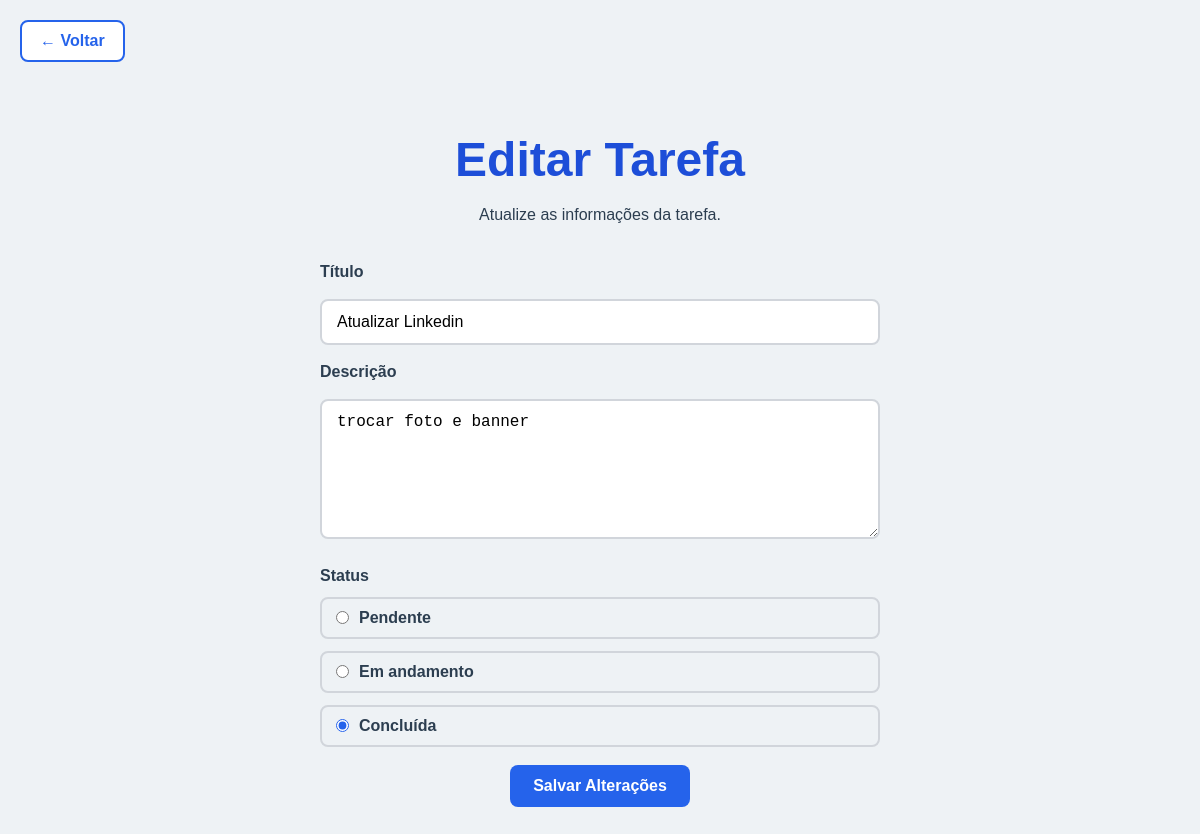
Page /editar/8 on the earlier database version.
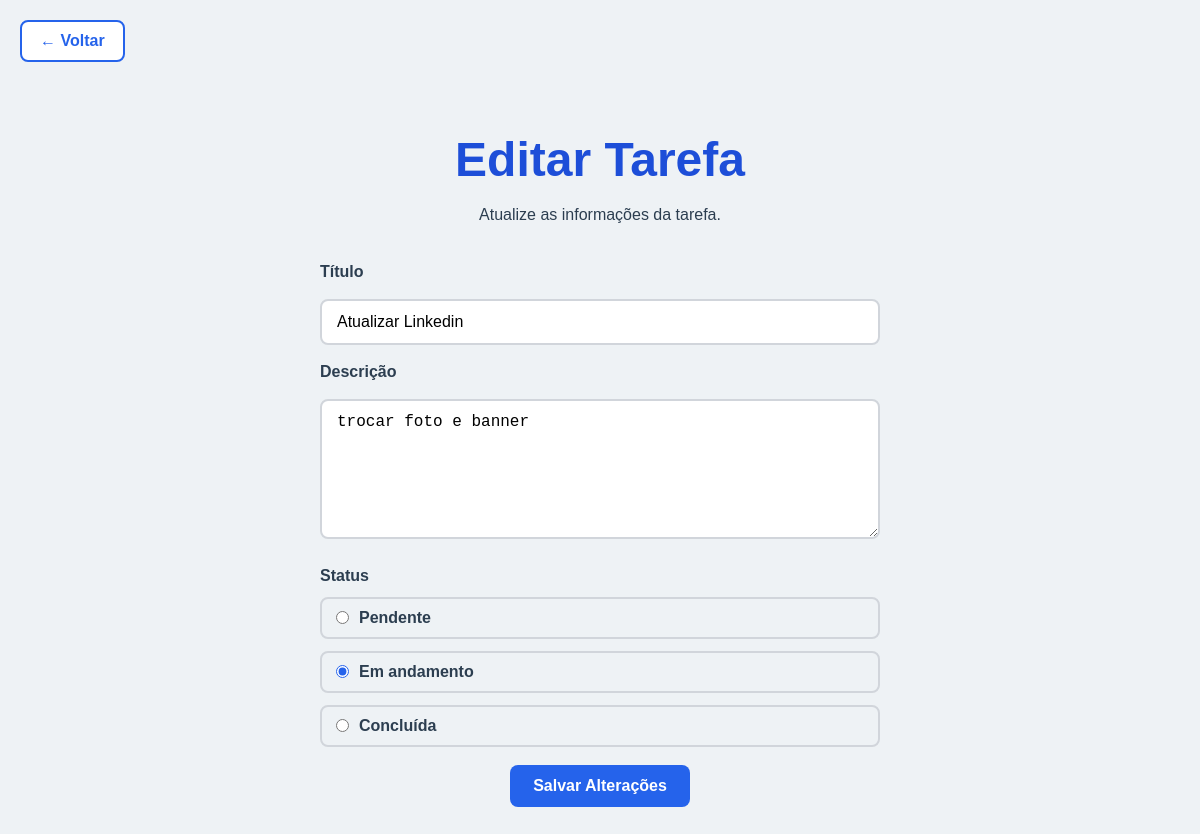
Same page on the later database version.
### tables this page shows
CREATE TABLE tarefas (

            id INTEGER PRIMARY KEY AUTOINCREMENT,

            titulo TEXT NOT NULL,

            descricao TEXT NOT NULL,

            status TEXT NOT NULL

        );

### src/app.py (the view, shortened to what this page needs)
@app.route("/editar/<int:id>", methods=["GET", "POST"])
@app.route("/editar/<int:id>", methods=["GET", "POST"])
def atualizar_tarefa(id):
    tarefa = buscar_tarefa(id)
    return render_template(
        "editar_tarefa.html",
        tarefa=tarefa
    )

### src/database.py (called while the page is built)
def buscar_tarefa(id):
    conexao = sqlite3.connect(NOME_BANCO)
    conexao.row_factory = sqlite3.Row
    cursor = conexao.cursor()
    cursor.execute(
        "SELECT * FROM tarefas WHERE id = ?",
        (id,)
    )
    tarefa = cursor.fetchone()
    conexao.close()
    return tarefa

### src/templates/editar_tarefa.html (shortened to what this page needs)
<!DOCTYPE html>
<html lang="pt-BR">
<head>
    <link rel="stylesheet" href="../static/css/style.css">
</head>
<body>
    <a href="/tarefas" class="back-link">← Voltar</a>
    <main>
        <section class="form-container">
            <h1>Editar Tarefa</h1>
            <p>
                Atualize as informações da tarefa.
            </p>
            <form method="POST">
                <label for="titulo">Título</label>
                <input
                    type="text"
                    id="titulo"
                    name="titulo"
                    value="{{ tarefa.titulo }}"
                    required
                >
                <label for="descricao">Descrição</label>
                <textarea
                    id="descricao"
                    name="descricao"
                    required
                >{{ tarefa.descricao }}</textarea>
                <div class="status-group">
                    <label>Status</label>
                    <div>
                        <input
                            type="radio"
                            id="pendente"
                            name="status"
                            value="pendente"
                        >
                        <label for="pendente">Pendente</label>
                    </div>
                    <div>
                        <input
                            type="radio"
                            id="andamento"
                            name="status"
                            value="em_andamento"
                            {% if tarefa.status == "em_andamento" %}checked{% endif %}
                        >
                        <label for="andamento">Em andamento</label>
                    </div>
                    <div>
                        <input
                            type="radio"
                            id="concluida"
                            name="status"
                            value="concluida"
                            {% if tarefa.status == "concluida" %}checked{% endif %}
                        >
                        <label for="concluida">Concluída</label>
                    </div>
                </div>
                <button type="submit">
                    Salvar Alterações
                </button>
            </form>
        </section>
    </main>
</body>
</html>

Differences in the rows shown:
changed tarefas "Atualizar Linkedin": status "☐ Em andamento" → "☑ Em andamento"; status "☑ Concluída" → "☐ Concluída"
